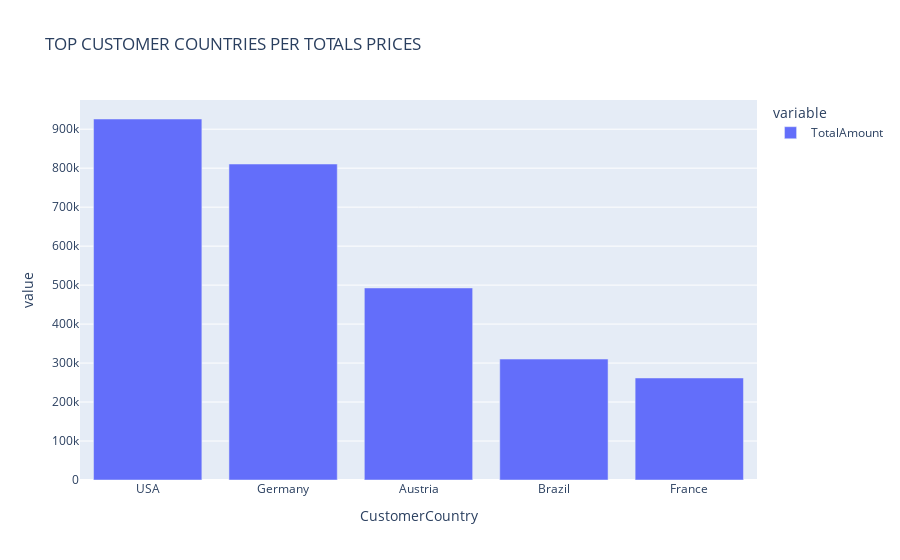

Notebook code for this chart:
### Code cell
px.bar(data_frame=c,title='TOP CUSTOMER COUNTRIES PER TOTALS PRICES')

### Figure 1 — Plotly figure (JSON) as saved in the notebook; plotly's stock layout.template omitted (floating-point values rounded to 4 significant figures)
{"data": [{"alignmentgroup": "True", "hovertemplate": "variable=TotalAmount<br>CustomerCountry=%{x}<br>value=%{y}<extra></extra>", "legendgroup": "TotalAmount", "marker": {"color": "#636efa", "pattern": {"shape": ""}}, "name": "TotalAmount", "offsetgroup": "TotalAmount", "orientation": "v", "showlegend": true, "textposition": "auto", "type": "bar", "x": ["USA", "Germany", "Austria", "Brazil", "France"], "xaxis": "x", "y": [926100.0, 810600.0, 492700.0, 310200.0, 261700.0], "yaxis": "y"}], "layout": {"barmode": "relative", "legend": {"title": {"text": "variable"}, "tracegroupgap": 0}, "title": {"text": "TOP CUSTOMER COUNTRIES PER TOTALS PRICES"}, "xaxis": {"anchor": "y", "domain": [0, 1], "title": {"text": "CustomerCountry"}}, "yaxis": {"anchor": "x", "domain": [0, 1], "title": {"text": "value"}}}}
